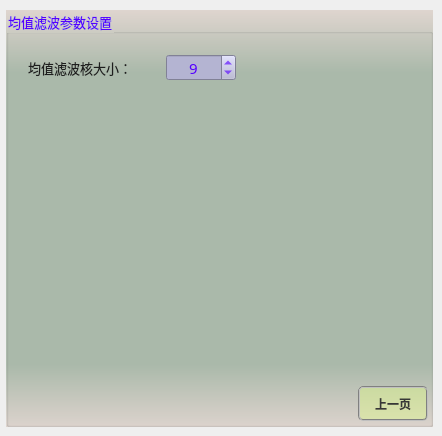
       <widget class="QWidget" name="page_4">
        <widget class="QGroupBox" name="groupParam_3">
         <property name="geometry">
          <rect>
           <x>6</x>
           <y>10</y>
           <width>427</width>
           <height>417</height>
          </rect>
         </property>
         <property name="font">
          <font>
           <family>微软雅黑</family>
           <pointsize>10</pointsize>
          </font>
         </property>
         <property name="styleSheet">
          <string notr="true">background-color: qlineargradient(x1:0, y1:0, x2:0, y2:1, stop:0 #dfd5cf, stop: 0.15 #acbbac, stop: 0.85 #acbbac,stop:1 #dfd5cf);
color: rgb(85, 0, 255);</string>
         </property>
         <property name="title">
          <string>均值滤波参数设置</string>
         </property>
         <widget class="QPushButton" name="btnBlurBack">
          <property name="geometry">
           <rect>
            <x>352</x>
            <y>376</y>
            <width>70</width>
            <height>35</height>
           </rect>
          </property>
          <property name="minimumSize">
           <size>
            <width>70</width>
            <height>30</height>
           </size>
          </property>
          <property name="font">
           <font>
            <family>微软雅黑</family>
            <pointsize>9</pointsize>
            <weight>75</weight>
            <italic>false</italic>
            <bold>true</bold>
           </font>
          </property>
          <property name="styleSheet">
           <string notr="true">QWidget{ background-color: rgba(225, 255, 127,100);}
QWidget{ color: rgb(55, 55, 55);}
QWidget{ border: 2px groove gray;border-radius: 5px;padding: 2px 4px;}
QPushButton:hover{ background-color: rgba(225, 255, 127,150);}
QPushButton:pressed{background-color: rgba(225, 255, 127,255);}</string>
          </property>
          <property name="text">
           <string>上一页</string>
          </property>
         </widget>
         <widget class="QLabel" name="label_14">
          <property name="geometry">
           <rect>
            <x>22</x>
            <y>48</y>
            <width>131</width>
            <height>19</height>
           </rect>
          </property>
          <property name="font">
           <font>
            <family>微软雅黑</family>
            <pointsize>10</pointsize>
           </font>
          </property>
          <property name="styleSheet">
           <string notr="true">color: rgb(30, 30, 30);
background: transparent;</string>
          </property>
          <property name="text">
           <string>均值滤波核大小：</string>
          </property>
         </widget>
         <widget class="QSpinBox" name="spinBlurKSize">
          <property name="geometry">
           <rect>
            <x>160</x>
            <y>44</y>
            <width>70</width>
            <height>27</height>
           </rect>
          </property>
          <property name="font">
           <font>
            <family>微软雅黑</family>
            <pointsize>11</pointsize>
           </font>
          </property>
          <property name="toolTip">
           <string/>
          </property>
          <property name="styleSheet">
           <string notr="true">QWidget{color: rgb(85, 0, 255);background-color: rgb(180, 180, 210);}
QSpinBox::up-button{
    border:transparent;
}
QSpinBox::down-button{
    border:transparent;
}
QSpinBox::up-arrow{
    image:url(:/resource/up.png);
}
QSpinBox::down-arrow{
    image:url(:/resource/down.png);
}</string>
          </property>
          <property name="alignment">
           <set>Qt::AlignCenter</set>
          </property>
          <property name="minimum">
           <number>1</number>
          </property>
          <property name="maximum">
           <number>101</number>
          </property>
          <property name="singleStep">
           <number>1</number>
          </property>
          <property name="value">
           <number>9</number>
          </property>
         </widget>
        </widget>
       </widget>
